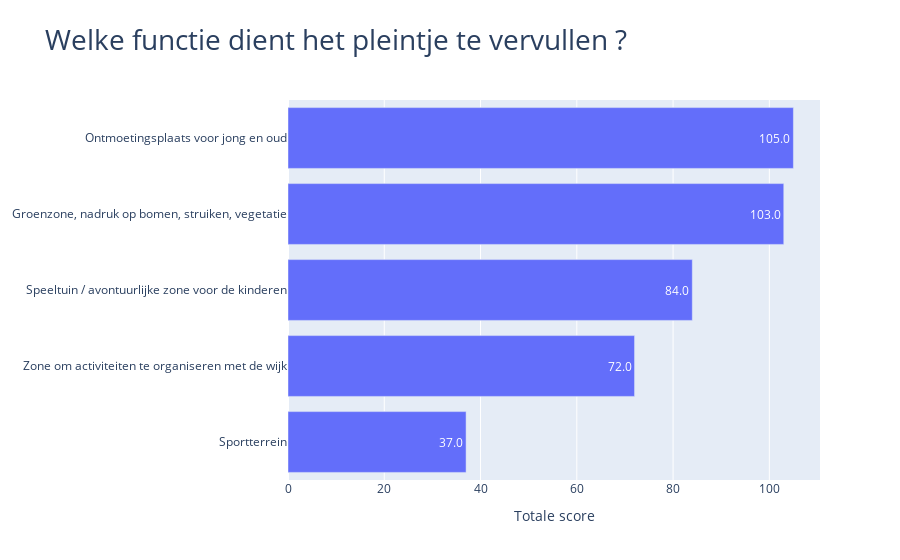

The notebook cell saved with this chart:
### Code cell
fig = go.Figure(
    data = go.Bar(
        x=df[df["type"]=="function"].sort_values("score")["score"],
        y=df[df["type"]=="function"].sort_values("score")["description"],
        text=df[df["type"]=="function"].sort_values("score")["score"],
        orientation="h",
        textposition='auto'
    ),
    layout = {
        "xaxis": {
            "title": "Totale score",
        },
        "title": "Welke functie dient het pleintje te vervullen ?",
        "title_font_size": 28
    }
)

fig.show()

### Figure 1 — Plotly figure (JSON) as saved in the notebook; plotly's stock layout.template omitted (floating-point values rounded to 4 significant figures)
{"data": [{"orientation": "h", "text": ["37.0", "72.0", "84.0", "103.0", "105.0"], "textposition": "auto", "type": "bar", "x": [37, 72, 84, 103, 105], "y": ["Sportterrein", "Zone om activiteiten te organiseren met de wijk", "Speeltuin / avontuurlijke zone voor de kinderen", "Groenzone, nadruk op bomen, struiken, vegetatie", "Ontmoetingsplaats voor jong en oud"]}], "layout": {"title": {"font": {"size": 28}, "text": "Welke functie dient het pleintje te vervullen ?"}, "xaxis": {"title": {"text": "Totale score"}}}}
